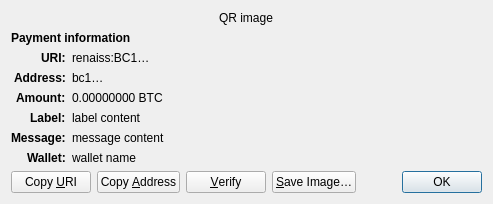
<?xml version="1.0" encoding="UTF-8"?>
<ui version="4.0">
 <class>ReceiveRequestDialog</class>
 <widget class="QDialog" name="ReceiveRequestDialog">
  <property name="geometry">
   <rect>
    <x>0</x>
    <y>0</y>
    <width>413</width>
    <height>229</height>
   </rect>
  </property>
  <property name="windowTitle">
   <string>Request payment to …</string>
  </property>
  <layout class="QGridLayout" name="gridLayout" columnstretch="0,1">
   <property name="sizeConstraint">
    <enum>QLayout::SetFixedSize</enum>
   </property>
   <item row="0" column="0" colspan="2" alignment="Qt::AlignHCenter">
    <widget class="QRImageWidget" name="qr_code">
     <property name="text">
      <string notr="true">QR image</string>
     </property>
     <property name="textInteractionFlags">
      <set>Qt::NoTextInteraction</set>
     </property>
    </widget>
   </item>
   <item row="1" column="0" colspan="2">
    <widget class="QLabel" name="payment_header">
     <property name="font">
      <font>
       <weight>75</weight>
       <bold>true</bold>
      </font>
     </property>
     <property name="text">
      <string>Payment information</string>
     </property>
     <property name="textInteractionFlags">
      <set>Qt::NoTextInteraction</set>
     </property>
    </widget>
   </item>
   <item row="2" column="0" alignment="Qt::AlignRight|Qt::AlignTop">
    <widget class="QLabel" name="uri_tag">
     <property name="font">
      <font>
       <weight>75</weight>
       <bold>true</bold>
      </font>
     </property>
     <property name="text">
      <string notr="true">URI:</string>
     </property>
     <property name="textFormat">
      <enum>Qt::PlainText</enum>
     </property>
     <property name="textInteractionFlags">
      <set>Qt::NoTextInteraction</set>
     </property>
    </widget>
   </item>
   <item row="2" column="1" alignment="Qt::AlignTop">
    <widget class="QLabel" name="uri_content">
     <property name="text">
      <string notr="true">renaiss:BC1…</string>
     </property>
     <property name="textFormat">
      <enum>Qt::RichText</enum>
     </property>
     <property name="wordWrap">
      <bool>true</bool>
     </property>
     <property name="textInteractionFlags">
      <set>Qt::TextSelectableByMouse</set>
     </property>
    </widget>
   </item>
   <item row="3" column="0" alignment="Qt::AlignRight|Qt::AlignTop">
    <widget class="QLabel" name="address_tag">
     <property name="font">
      <font>
       <weight>75</weight>
       <bold>true</bold>
      </font>
     </property>
     <property name="text">
      <string>Address:</string>
     </property>
     <property name="textInteractionFlags">
      <set>Qt::NoTextInteraction</set>
     </property>
    </widget>
   </item>
   <item row="3" column="1" alignment="Qt::AlignTop">
    <widget class="QLabel" name="address_content">
     <property name="text">
      <string notr="true">bc1…</string>
     </property>
     <property name="textFormat">
      <enum>Qt::PlainText</enum>
     </property>
     <property name="textInteractionFlags">
      <set>Qt::TextSelectableByMouse</set>
     </property>
    </widget>
   </item>
   <item row="4" column="0" alignment="Qt::AlignRight|Qt::AlignTop">
    <widget class="QLabel" name="amount_tag">
     <property name="font">
      <font>
       <weight>75</weight>
       <bold>true</bold>
      </font>
     </property>
     <property name="text">
      <string>Amount:</string>
     </property>
     <property name="textInteractionFlags">
      <set>Qt::NoTextInteraction</set>
     </property>
    </widget>
   </item>
   <item row="4" column="1" alignment="Qt::AlignTop">
    <widget class="QLabel" name="amount_content">
     <property name="text">
      <string notr="true">0.00000000 BTC</string>
     </property>
     <property name="textFormat">
      <enum>Qt::PlainText</enum>
     </property>
     <property name="textInteractionFlags">
      <set>Qt::TextSelectableByMouse</set>
     </property>
    </widget>
   </item>
   <item row="5" column="0" alignment="Qt::AlignRight|Qt::AlignTop">
    <widget class="QLabel" name="label_tag">
     <property name="font">
      <font>
       <weight>75</weight>
       <bold>true</bold>
      </font>
     </property>
     <property name="text">
      <string>Label:</string>
     </property>
     <property name="textInteractionFlags">
      <set>Qt::NoTextInteraction</set>
     </property>
    </widget>
   </item>
   <item row="5" column="1" alignment="Qt::AlignTop">
    <widget class="QLabel" name="label_content">
     <property name="text">
      <string notr="true">label content</string>
     </property>
     <property name="textFormat">
      <enum>Qt::PlainText</enum>
     </property>
     <property name="wordWrap">
      <bool>true</bool>
     </property>
     <property name="textInteractionFlags">
      <set>Qt::TextSelectableByMouse</set>
     </property>
    </widget>
   </item>
   <item row="6" column="0" alignment="Qt::AlignRight|Qt::AlignTop">
    <widget class="QLabel" name="message_tag">
     <property name="font">
      <font>
       <weight>75</weight>
       <bold>true</bold>
      </font>
     </property>
     <property name="text">
      <string>Message:</string>
     </property>
     <property name="textInteractionFlags">
      <set>Qt::NoTextInteraction</set>
     </property>
    </widget>
   </item>
   <item row="6" column="1" alignment="Qt::AlignTop">
    <widget class="QLabel" name="message_content">
     <property name="text">
      <string notr="true">message content</string>
     </property>
     <property name="textFormat">
      <enum>Qt::PlainText</enum>
     </property>
     <property name="wordWrap">
      <bool>true</bool>
     </property>
     <property name="textInteractionFlags">
      <set>Qt::TextSelectableByMouse</set>
     </property>
    </widget>
   </item>
   <item row="7" column="0" alignment="Qt::AlignRight|Qt::AlignTop">
    <widget class="QLabel" name="wallet_tag">
     <property name="font">
      <font>
       <weight>75</weight>
       <bold>true</bold>
      </font>
     </property>
     <property name="text">
      <string>Wallet:</string>
     </property>
     <property name="textInteractionFlags">
      <set>Qt::NoTextInteraction</set>
     </property>
    </widget>
   </item>
   <item row="7" column="1" alignment="Qt::AlignTop">
    <widget class="QLabel" name="wallet_content">
     <property name="text">
      <string notr="true">wallet name</string>
     </property>
     <property name="textFormat">
      <enum>Qt::PlainText</enum>
     </property>
     <property name="wordWrap">
      <bool>true</bool>
     </property>
     <property name="textInteractionFlags">
      <set>Qt::TextSelectableByMouse</set>
     </property>
    </widget>
   </item>
   <item row="8" column="0" colspan="2">
    <layout class="QHBoxLayout" name="horizontalLayout">
     <item>
      <widget class="QPushButton" name="btnCopyURI">
       <property name="text">
        <string>Copy &amp;URI</string>
       </property>
       <property name="autoDefault">
        <bool>false</bool>
       </property>
      </widget>
     </item>
     <item>
      <widget class="QPushButton" name="btnCopyAddress">
       <property name="text">
        <string>Copy &amp;Address</string>
       </property>
       <property name="autoDefault">
        <bool>false</bool>
       </property>
      </widget>
     </item>
     <item>
      <widget class="QPushButton" name="btnVerify">
       <property name="text">
        <string>&amp;Verify</string>
       </property>
       <property name="toolTip">
        <string>Verify this address on e.g. a hardware wallet screen</string>
       </property>
       <property name="autoDefault">
        <bool>false</bool>
       </property>
      </widget>
     </item>
     <item>
      <widget class="QPushButton" name="btnSaveAs">
       <property name="text">
        <string>&amp;Save Image…</string>
       </property>
       <property name="autoDefault">
        <bool>false</bool>
       </property>
      </widget>
     </item>
     <item>
      <spacer name="horizontalSpacer_2">
       <property name="orientation">
        <enum>Qt::Horizontal</enum>
       </property>
       <property name="sizeHint" stdset="0">
        <size>
         <width>40</width>
         <height>20</height>
        </size>
       </property>
      </spacer>
     </item>
     <item>
      <widget class="QDialogButtonBox" name="buttonBox">
       <property name="focusPolicy">
        <enum>Qt::StrongFocus</enum>
       </property>
       <property name="standardButtons">
        <set>QDialogButtonBox::Ok</set>
       </property>
      </widget>
     </item>
    </layout>
   </item>
  </layout>
 </widget>
 <customwidgets>
  <customwidget>
   <class>QRImageWidget</class>
   <extends>QLabel</extends>
   <header>qt/qrimagewidget.h</header>
  </customwidget>
 </customwidgets>
 <tabstops>
  <tabstop>buttonBox</tabstop>
  <tabstop>btnCopyURI</tabstop>
  <tabstop>btnCopyAddress</tabstop>
  <tabstop>btnSaveAs</tabstop>
 </tabstops>
 <resources/>
 <connections>
  <connection>
   <sender>buttonBox</sender>
   <signal>accepted()</signal>
   <receiver>ReceiveRequestDialog</receiver>
   <slot>accept()</slot>
   <hints>
    <hint type="sourcelabel">
     <x>135</x>
     <y>230</y>
    </hint>
    <hint type="destinationlabel">
     <x>135</x>
     <y>126</y>
    </hint>
   </hints>
  </connection>
 </connections>
</ui>
